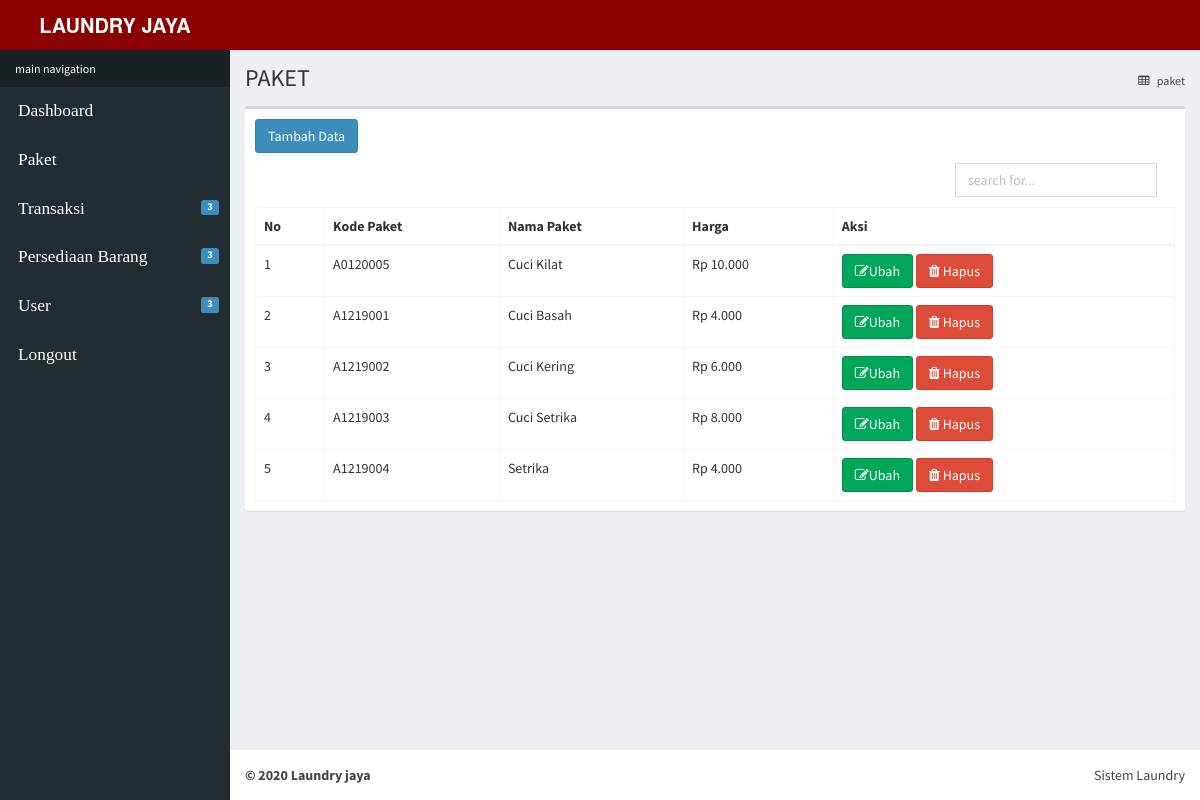
Page /index.php?p=paket (signed in) on the committed database.
### tables this page shows
CREATE TABLE `paket` (
  `kode_paket` varchar(100) NOT NULL,
  `nama_paket` varchar(100) NOT NULL,
  `harga_paket` int(100) NOT NULL
);

### paket/paket_index.php (the view, shortened to what this page needs)
<section class="content-header">
  <h1>
    PAKET
  </h1>
  <ol class="breadcrumb">
    <li><a href="#"><i class="fa fa-table"></i> paket</a></li>
  </ol>
</section>
<section class="content">
  <div class="row">
    <div class="col-xs-12">
      <div class="box">
        <div class="box-header">
          <a href="?p=input_paket">
          <button type="button" class="btn btn-primary">Tambah Data</button>
        </a>
        </div>
        <div class="box-body">
        <div class="col-md-12 col-sm-12">
            <div style="float: right; width: 50%; padding: 10px; margin-top: -20px; margin-right: -230px;">
              <form action="" method="post" class="d-none d-md-inline-block form-inline ml-auto mr-0 mr-md my-1 my-md-0">
                <div class="input-group">
                  <input type="text" class="form-control" name="cari" autofocus placeholder="search for..." aria-label="search" aria-describedby="basic-addon2" autocomplete="off"  id="keyword">
               </div>
             </form>
          </div>
          </div>
          <table id="example2" class="table table-bordered table-hover">
            <thead>
              <tr>
                <th>No</th>
                <th>Kode Paket</th>
                <th>Nama Paket</th>
                <th>Harga</th>
                <th>Aksi</th>
              </tr>
            </thead>
            <tbody>
              <tr>
               <?php
               include "koneksi.php";
               $cari ="";
               $query = "SELECT *FROM paket where nama_paket like '%".$cari."%'";
               $no = 1;
               $sql = mysqli_query($connect, $query);
                 while($data = mysqli_fetch_array($sql)){
                ?>
                  <tr>
                  <td><?php echo $no++;?></td>
                  <td><?php echo $data['kode_paket'];?></td>
                  <td><?php echo $data['nama_paket'];?></td>
                  <td><?php echo "Rp ".number_format("$data[harga_paket]",'0','.','.')?></td>
                  <td><a href="index.php?p=edit_paket&kode_paket=<?php echo $data['kode_paket'];?>" class="btn btn-success"><i class="fa fa-edit"></i>Ubah</a>
                  <a href="index.php?p=hapus_paket&kode_paket=<?php echo $data["kode_paket"]; ?>" onclick=" return confirm('Anda Yakin Menghapus Data Ini');" class="btn btn-danger"><i class="fa fa-trash"></i> Hapus</a></td>
                  </tr>
              <?php
            }
            ?>
              </tbody>
          </table>
        </div>
      </div>
        </div>
      </div>
    </div>
  </div>

### rows in the picture
paket: kode_paket "A0120005", nama_paket "Cuci Kilat", harga_paket "10.000"
paket: kode_paket "A1219001", nama_paket "Cuci Basah", harga_paket "4.000"
paket: kode_paket "A1219002", nama_paket "Cuci Kering", harga_paket "6.000"
paket: kode_paket "A1219003", nama_paket "Cuci Setrika", harga_paket "8.000"
paket: kode_paket "A1219004", nama_paket "Setrika", harga_paket "4.000"
